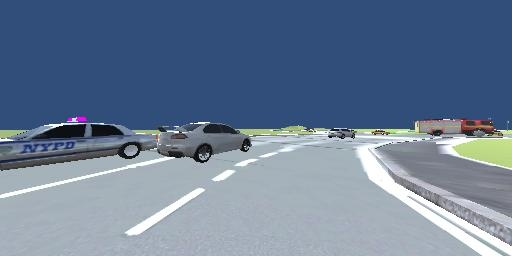
#> input picture YOLO/newimg.jpg, 512 x 256 px
$ python -i threshold.py   (imports and definitions only)   (older library calls are emulated)
#> lines starting #> are read from the running program, lines starting #| are printed output that depends on the picture; after the words box and inside, x2 and y2 are one past the last pixel; in counts of white or black regions, pixels touching at a corner belong together
import cv2
import numpy as np

# Basic info: Canny edge detection is not used bcoz for lane detection it gave a lot of lines, edges which are not
# required

"""
Description: Returns binary image that has the pixels within given gradient threshold (using Sobel Operator) value
for gradients in given direction
Params
    img       : image
    orient    : direction of gradient
    thresh_min: Max threshold for gradient value to filter pixels
    thresh_max: Max threshold for gradient value to filter pixels
Return: returns binary array same as input image size
"""

sobel_kernel = 3


def abs_sobel_thresh(img, orient='x', thresh=(0, 255)):
    # Convert to grayscale
    gray = cv2.cvtColor(img, cv2.COLOR_RGB2GRAY)
    # Apply x or y gradient with the OpenCV Sobel() function
    # and take the absolute value
    if orient == 'x':
        abs_sobel = np.absolute(cv2.Sobel(gray, cv2.CV_64F, 1, 0, ksize=sobel_kernel))
    if orient == 'y':
        abs_sobel = np.absolute(cv2.Sobel(gray, cv2.CV_64F, 0, 1, ksize=sobel_kernel))
    # Rescale back to 8 bit integer
    scaled_sobel = np.uint8(255 * abs_sobel / np.max(abs_sobel))
    # Create a binary threshold to select pixels based on gradient strength
    binary_output = np.zeros_like(scaled_sobel)
    # Here I'm using inclusive (>=, <=) thresholds, but exclusive is ok too
    binary_output[(scaled_sobel >= thresh[0]) & (scaled_sobel <= thresh[1])] = 1

    # Return the result
    return binary_output


# This function is a variant of the above defined abs_sobel_thresh
# Uses the overall gradient along x and y direction, user defined kernel size to change the size of the image
# The rest working is same as the above defined function
# NOTE: We are not using this function for edge detection

"""
Description: Returns binary image that has the pixels within given gradient threshold(using Sobel Operator) value
for magnitude of overall gradient
Params
    img          : image
    sobel_kernel : size of the region in the image to calc gradient of (should be an odd number)
    mag_thresh   : tuple having min and max threshold
Return: returns binary array representing the pixels within gradient threshold
"""


def mag_thresh(img, mag=(0, 255)):
    # Convert to grayscale
    gray = cv2.cvtColor(img, cv2.COLOR_RGB2GRAY)
    # Take both Sobel x and y gradients
    sobel_x = cv2.Sobel(gray, cv2.CV_64F, 1, 0, ksize=sobel_kernel)
    sobel_y = cv2.Sobel(gray, cv2.CV_64F, 0, 1, ksize=sobel_kernel)
    # Calculate the gradient magnitude
    gradmag = np.sqrt(sobel_x ** 2 + sobel_y ** 2)
    # Rescale to 8 bit
    scale_factor = np.max(gradmag) / 255
    gradmag = (gradmag / scale_factor).astype(np.uint8)
    # Create a binary image of ones where threshold is met, zeros otherwise
    binary_output = np.zeros_like(gradmag)
    binary_output[(gradmag >= mag[0]) & (gradmag <= mag[1])] = 1

    # Return the binary image
    return binary_output


# Define a function to threshold an image for a given range and Sobel kernel
def dir_threshold(img, thresh=(0, np.pi / 2)):
    # Grayscale
    gray = cv2.cvtColor(img, cv2.COLOR_RGB2GRAY)
    # Calculate the x and y gradients
    sobel_x = cv2.Sobel(gray, cv2.CV_64F, 1, 0, ksize=sobel_kernel)
    sobel_y = cv2.Sobel(gray, cv2.CV_64F, 0, 1, ksize=sobel_kernel)
    # Take the absolute value of the gradient direction,
    # apply a threshold, and create a binary image result
    abs_grad_dir = np.arctan2(np.absolute(sobel_y), np.absolute(sobel_x))
    binary_output = np.zeros_like(abs_grad_dir)
    binary_output[(abs_grad_dir >= thresh[0]) & (abs_grad_dir <= thresh[1])] = 1

    # Return the binary image
    return binary_output


def combine_thresholds(img):
    grad_x = abs_sobel_thresh(img, orient='x', thresh=(20, 100))
    grad_y = abs_sobel_thresh(img, orient='y', thresh=(20, 100))
    mag_binary = mag_thresh(img, mag=(20, 100))
    dir_binary = dir_threshold(img, thresh=(0.7, 1.3))
    combined = np.zeros_like(dir_binary)
    combined[((grad_x == 1) & (grad_y == 1)) | ((mag_binary == 1) & (dir_binary == 1))] = 1

    return combined


# Above functions, converted the image to grayscale so we lost valuable color info
# We need to find out a way to get that color spaces back
# HSV and HLS are some of the important color spaces(than RGB) used in image analysis
# Smarter color threshold can be designed

# This function is an experiment with different values of color and gradient to get best results

def pipeline(img):
    # Making HLS color space and making a separate channel for S
    s_thresh = (170, 255)
    sx_thresh = (20, 100)
    hls = cv2.cvtColor(img, cv2.COLOR_RGB2HLS)
    s_channel = hls[:, :, 2]

    gray = cv2.cvtColor(img, cv2.COLOR_RGB2GRAY)

    # Sobel x
    sobel_x = cv2.Sobel(gray, cv2.CV_64F, 1, 0)
    # Take the derivative in x
    abs_sobel_x = np.absolute(sobel_x)
    # Absolute x derivative to accentuate lines away from horizontal
    scaled_sobel = np.uint8(255 * abs_sobel_x / np.max(abs_sobel_x))

    # Threshold x gradient
    thresh_min = 20
    thresh_max = 100
    sx_binary = np.zeros_like(scaled_sobel)
    sx_binary[(scaled_sobel >= thresh_min) & (scaled_sobel <= thresh_max)] = 1

    # Threshold color channel
    s_thresh_min = 170
    s_thresh_max = 255
    s_binary = np.zeros_like(s_channel)
    s_binary[(s_channel >= s_thresh_min) & (s_channel <= s_thresh_max)] = 1

    # Stack each channel to view their individual contributions in green and blue respectively
    # This returns a stack of the two binary images, whose components you can see as different colors
    color_binary = np.dstack((np.zeros_like(sx_binary), sx_binary, s_binary)) * 255

    # Combine the two binary thresholds
    combined_binary = np.zeros_like(sx_binary)
    combined_binary[(s_binary == 1) | (sx_binary == 1)] = 1

    return combined_binary

>>> import cv2
>>> picture = cv2.cvtColor(cv2.imread('../YOLO/newimg.jpg'), cv2.COLOR_BGR2RGB)
>>> result = combine_thresholds(picture)
#> in abs_sobel_thresh, `gray = cv2.cvtColor(img, cv2.COLOR_RGB2GRAY)`:
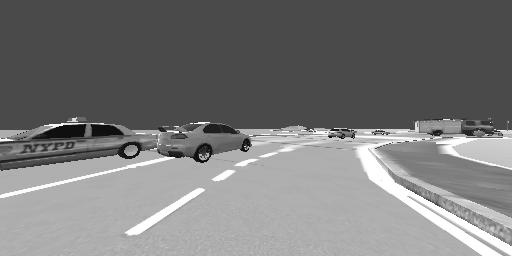
#> gray: shape (256, 512); min 0, max 255, mean 120.6
#> in combine_thresholds, `grad_x = abs_sobel_thresh(img, orient='x', thresh=(20, 100))`:
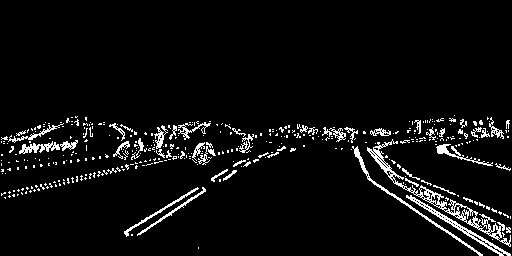
#> grad_x: shape (256, 512); values 0 (black) and 1 (white), 5.4% white in thin lines or dots, all inside (x1, y1, x2, y2) = (1, 115, 511, 256)
#> call 2 of abs_sobel_thresh, with orient = 'y', thresh = (20, 100)
#> in abs_sobel_thresh (call 2), `abs_sobel = np.absolute(cv2.Sobel(gray, cv2.CV_64F, 0, 1, ksize=sobel_..`:
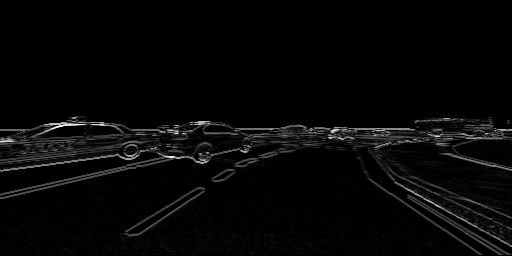
#> abs_sobel: shape (256, 512) float64; min 0, max 963, mean 27.8; drawn with min black and max white
#> in combine_thresholds, `grad_y = abs_sobel_thresh(img, orient='y', thresh=(20, 100))`: grad_y: shape (256, 512); values 0 (black) and 1 (white), 8.2% white in thin lines or dots, all inside (x1, y1, x2, y2) = (0, 116, 512, 255)
#> in mag_thresh, `sobel_y = cv2.Sobel(gray, cv2.CV_64F, 0, 1, ksize=sobel_kernel)`:
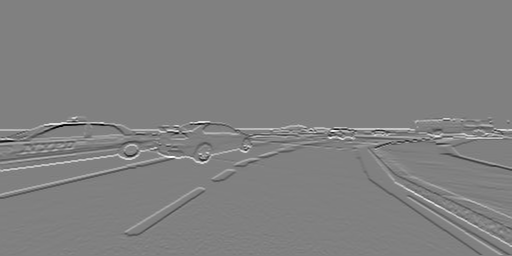
#> sobel_y: shape (256, 512) float64; min -963, max 947, mean 3.2; drawn with min black and max white
#> in mag_thresh, `scale_factor = np.max(gradmag) / 255`: scale_factor = 4.13
#> in combine_thresholds, `mag_binary = mag_thresh(img, mag=(20, 100))`: mag_binary: shape (256, 512); values 0 (black) and 1 (white), 9.2% white in thin lines or dots, all inside (x1, y1, x2, y2) = (0, 116, 512, 256)
#> in dir_threshold, `abs_grad_dir = np.arctan2(np.absolute(sobel_y), np.absolute(sobel_x))`:
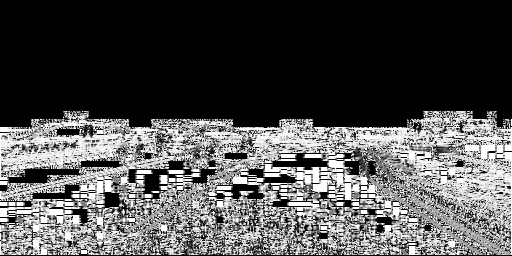
#> abs_grad_dir: shape (256, 512) float64; min 0, max 1.57, mean 0.492; drawn with min black and max white
#> in combine_thresholds, `dir_binary = dir_threshold(img, thresh=(0.7, 1.3))`:
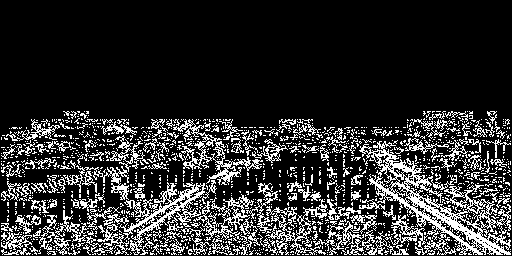
#> dir_binary: shape (256, 512) float64; values 0 (black) and 1 (white), 18.5% white in thin lines or dots, all inside (x1, y1, x2, y2) = (1, 111, 511, 255)
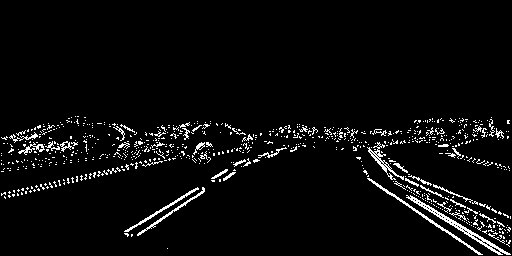
#> result: shape (256, 512) float64; values 0 (black) and 1 (white), 4.4% white in thin lines or dots, all inside (x1, y1, x2, y2) = (1, 116, 511, 255)

$ run again, on YOLO/test_img.PNG
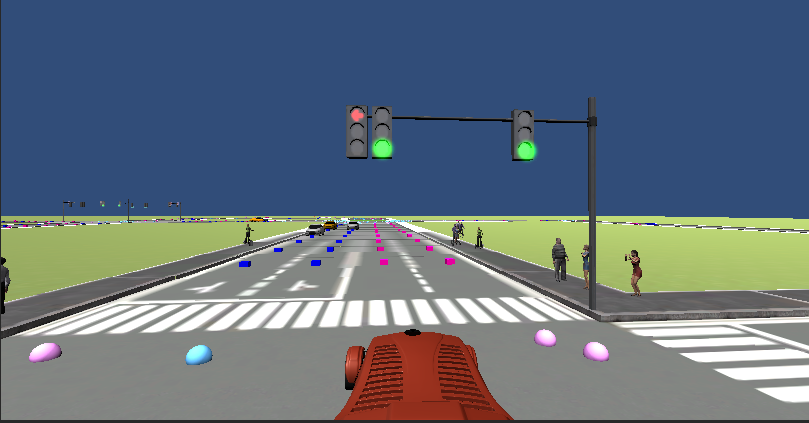
#> input picture YOLO/test_img.PNG, 809 x 423 px
#> grad_x: shape (423, 809); values 0 (black) and 1 (white), 5.5% white in thin lines or dots
#> grad_y: shape (423, 809); values 0 (black) and 1 (white), 8.8% white in thin lines or dots, all inside (x1, y1, x2, y2) = (0, 97, 809, 421)
#> in mag_thresh, `sobel_y = cv2.Sobel(gray, cv2.CV_64F, 0, 1, ksize=sobel_kernel)`:
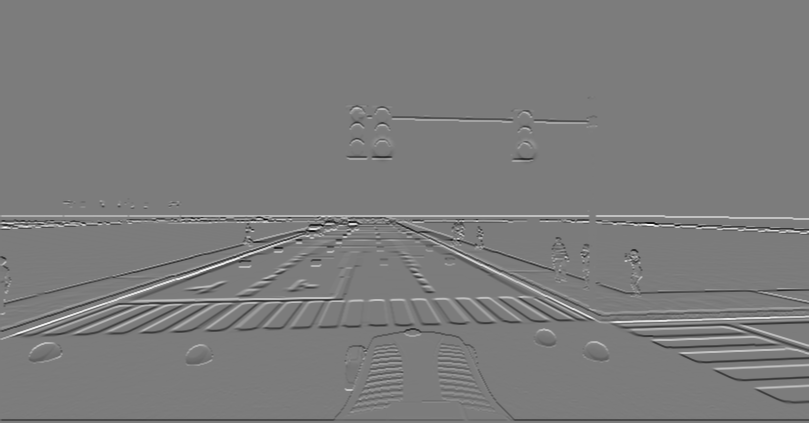
#> sobel_y: shape (423, 809) float64; min -911, max 956, mean -0.6; drawn with min black and max white
#> scale_factor = 4.09
#> mag_binary: shape (423, 809); values 0 (black) and 1 (white), 10.4% white in thin lines or dots
#> dir_binary: shape (423, 809) float64; values 0 (black) and 1 (white), 17.2% white in thin lines or dots, all inside (x1, y1, x2, y2) = (1, 96, 808, 421)
#> `result = combine_thresholds(picture)`:
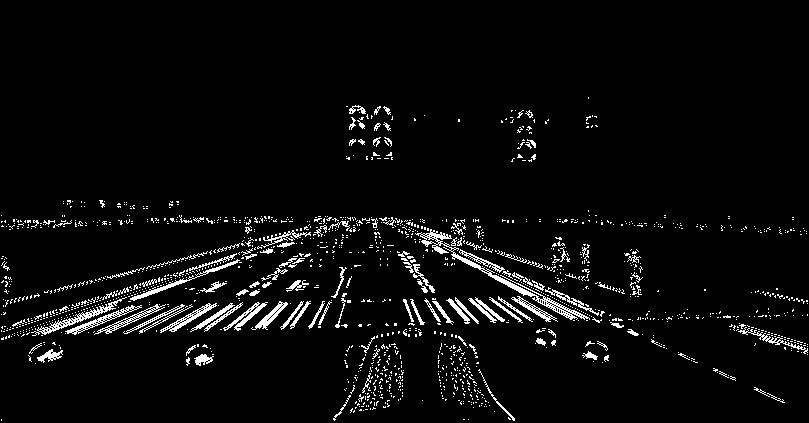
#> result: shape (423, 809) float64; values 0 (black) and 1 (white), 4.4% white in thin lines or dots, all inside (x1, y1, x2, y2) = (1, 97, 808, 421)
